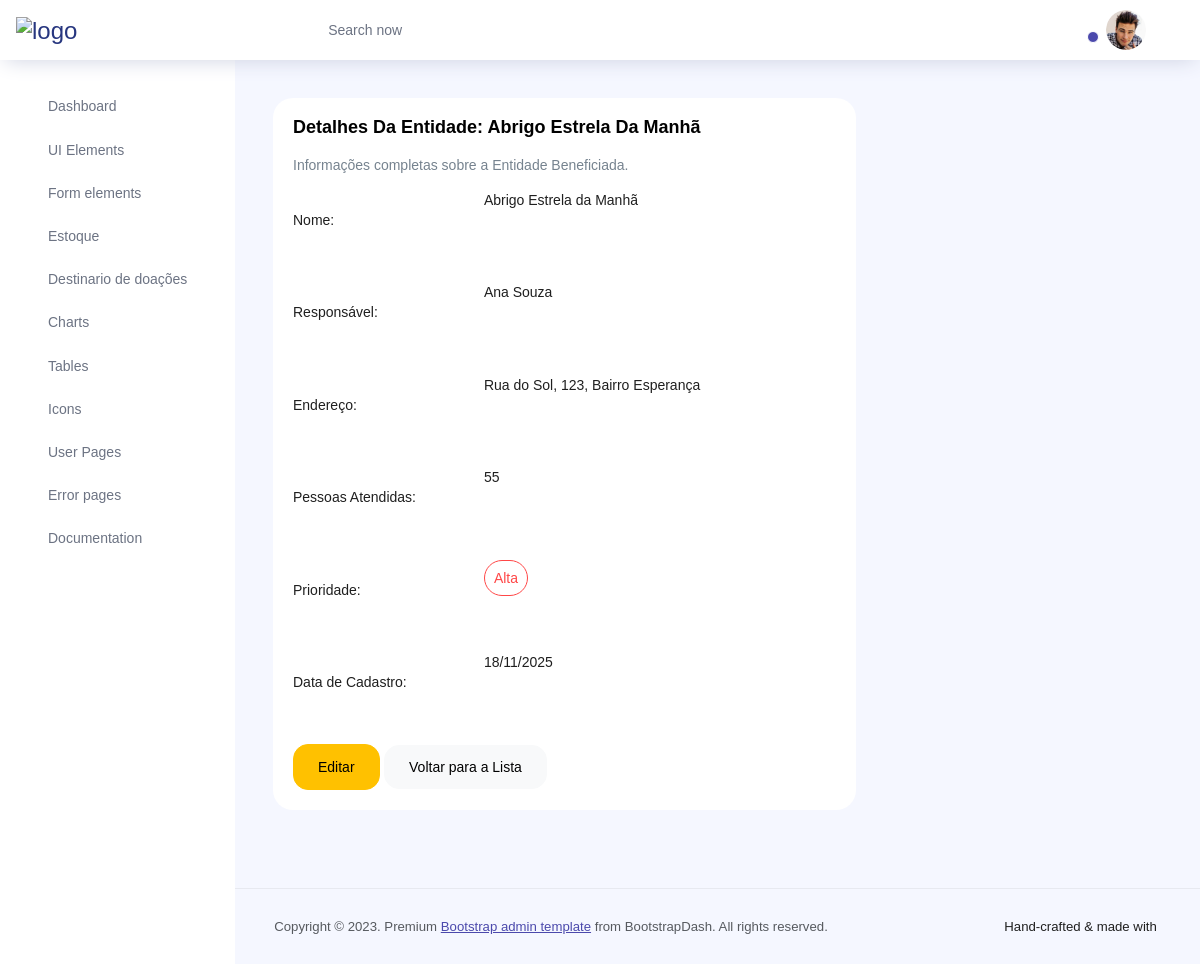
Page /entidades/1/ (signed in) on the committed database.
### entidade_beneficiada/models.py (models this page shows, shortened)
class EntidadeBeneficiada(models.Model):
    PRIORIDADE_CHOICES = [
        ('BAIXA', 'Baixa'),
        ('MEDIA', 'Média'),
        ('ALTA', 'Alta'),
    ]
    id = models.AutoField(primary_key=True)
    nome = models.CharField(max_length=255, verbose_name="ONG/Família")
    responsavel = models.CharField(max_length=255)
    endereco = models.CharField(max_length=255)
    prioridade = models.CharField(max_length=5, choices=PRIORIDADE_CHOICES, default='BAIXA')
    data_cadastro = models.DateField(auto_now_add=True)
    num_membros = models.PositiveIntegerField(
        default=1,
        verbose_name="Pessoas Atendidas / Membros da Família",
        help_text="Número de indivíduos que serão beneficiados pela doação."
    )
    class Meta:
        verbose_name = "Entidade Beneficiada"
        verbose_name_plural = "Entidades Beneficiadas"

### entidade_beneficiada/views.py (the view)
# urls.py: path('<int:pk>/', views.entidade_detail, name='entidade_detail'),
@login_required
def entidade_detail(request, pk):
    entidade = get_object_or_404(EntidadeBeneficiada, pk=pk)
    return render(request, 'entidade_beneficiada/entidade_detail.html', {'entidade': entidade})

### templates/entidade_beneficiada/entidade_detail.html (shortened to what this page needs)
{% extends "base.html" %}
{% block content %}
<div class="row">
    <div class="col-md-8 grid-margin stretch-card">
        <div class="card">
            <div class="card-body">
                <h4 class="card-title">Detalhes da Entidade: {{ entidade.nome }}</h4>
                <p class="card-description">Informações completas sobre a Entidade Beneficiada.</p>
                <div class="form-group row">
                    <label class="col-sm-4 col-form-label">Nome:</label>
                    <div class="col-sm-8">
                        <p class="form-control-static">{{ entidade.nome }}</p>
                    </div>
                </div>
                <div class="form-group row">
                    <label class="col-sm-4 col-form-label">Responsável:</label>
                    <div class="col-sm-8">
                        <p class="form-control-static">{{ entidade.responsavel }}</p>
                    </div>
                </div>
                <div class="form-group row">
                    <label class="col-sm-4 col-form-label">Endereço:</label>
                    <div class="col-sm-8">
                        <p class="form-control-static">{{ entidade.endereco }}</p>
                    </div>
                </div>
                <div class="form-group row">
                    <label class="col-sm-4 col-form-label">Pessoas Atendidas:</label>
                    <div class="col-sm-8">
                        <p class="form-control-static">{{ entidade.num_membros }}</p>
                    </div>
                </div>
                <div class="form-group row">
                    <label class="col-sm-4 col-form-label">Prioridade:</label>
                    <div class="col-sm-8">
                        {% if entidade.prioridade == 'ALTA' %}
                            <p class="form-control-static"><label class="badge badge-danger">Alta</label></p>
                        {% elif entidade.prioridade == 'MEDIA' %}
                            <p class="form-control-static"><label class="badge badge-warning">Média</label></p>
                        {% else %}
                            <p class="form-control-static"><label class="badge badge-success">Baixa</label></p>
                        {% endif %}
                    </div>
                </div>
                <div class="form-group row">
                    <label class="col-sm-4 col-form-label">Data de Cadastro:</label>
                    <div class="col-sm-8">
                        <p class="form-control-static">{{ entidade.data_cadastro|date:"d/m/Y" }}</p>
                    </div>
                </div>
                <a href="{% url 'entidade_update' entidade.pk %}" class="btn btn-warning mr-2"> Editar</a>
                <a href="{% url 'entidade_list' %}" class="btn btn-light">Voltar para a Lista</a>
            </div>
        </div>
    </div>
</div>
{% endblock %}

### rows in the picture
EntidadeBeneficiada: nome "Abrigo Estrela Da Manhã", nome "Abrigo Estrela da Manhã", responsavel "Ana Souza", endereco "Rua do Sol, 123, Bairro Esperança", num_membros "55", data_cadastro "18/11/2025"
